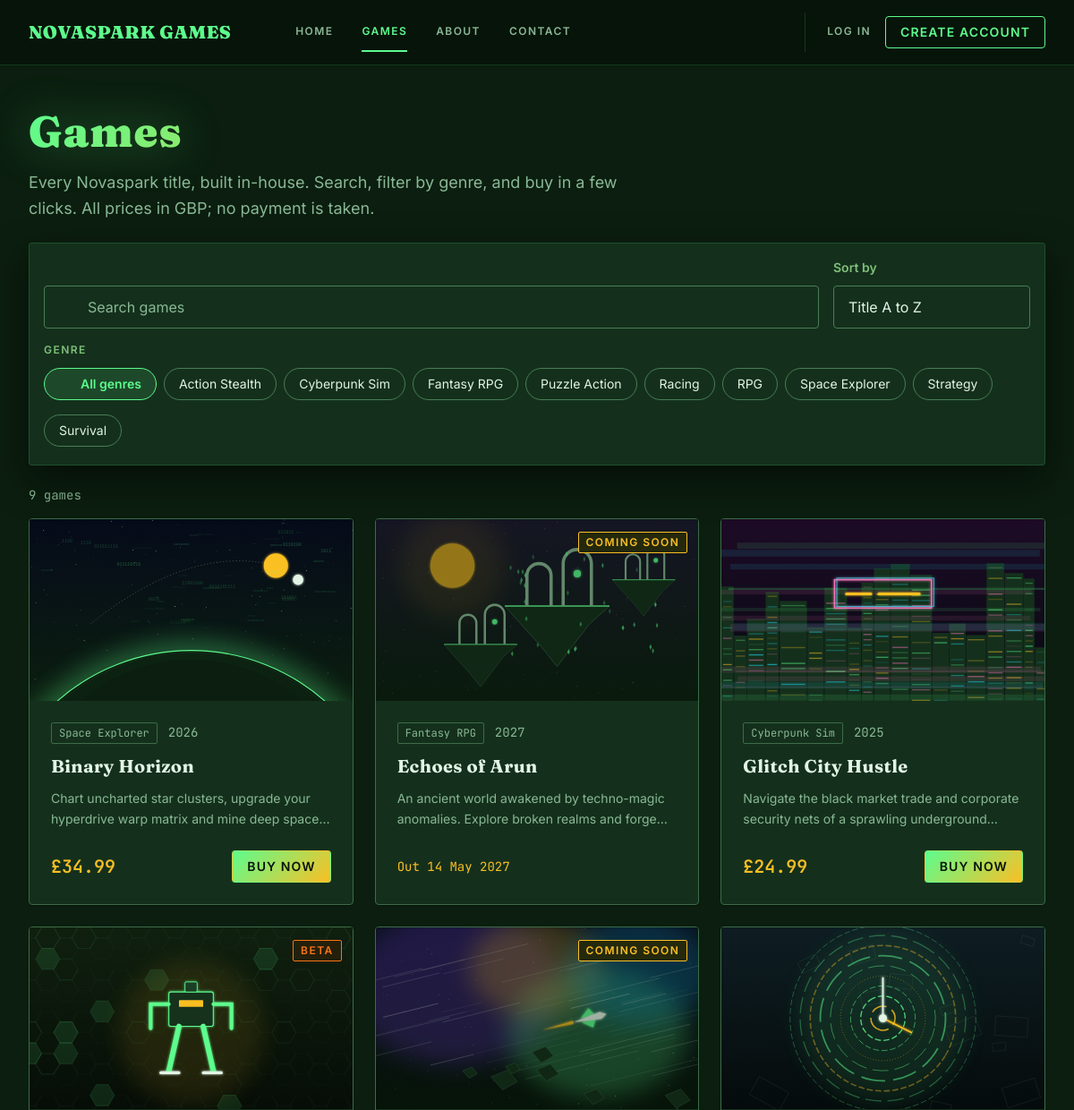
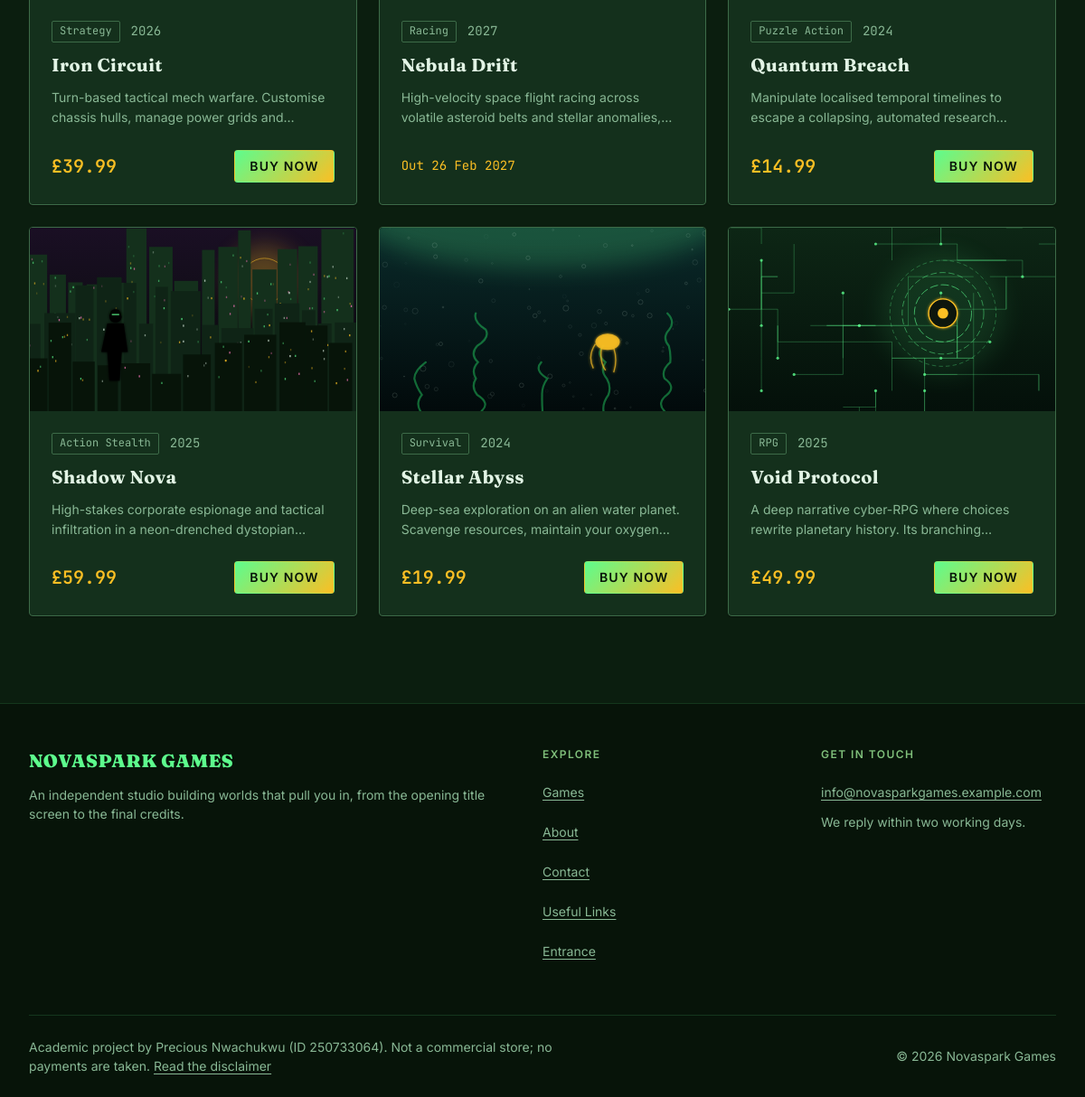
Screenshot of /games.php with the database file from the repository (2 pictures, top to bottom).
### tables this page shows
CREATE TABLE games (
    id           INT AUTO_INCREMENT PRIMARY KEY,
    title        VARCHAR(100)  NOT NULL,
    slug         VARCHAR(120)  NULL,
    genre        VARCHAR(50)   NOT NULL,
    price        DECIMAL(10,2) NOT NULL,
    description  TEXT          NOT NULL,
    release_year INT           NOT NULL,
    image_url    VARCHAR(255)  DEFAULT 'assets/img/games/fallback.svg',
    status       ENUM('available','coming_soon','beta','hidden') NOT NULL DEFAULT 'available',
    release_date DATE          NULL,
    platforms    VARCHAR(100)  NULL
);

### includes/db.php (called while the page is built, shortened)
<?php
function db(): PDO
{
    static $pdo = null;
    if ($pdo !== null) {
        return $pdo;
    }
    $options = [
        PDO::ATTR_ERRMODE            => PDO::ERRMODE_EXCEPTION,
        PDO::ATTR_DEFAULT_FETCH_MODE => PDO::FETCH_ASSOC,
        PDO::ATTR_EMULATE_PREPARES   => false,
    ];
    $dsn = sprintf(
        'mysql:host=%s;port=%s;dbname=%s;charset=utf8mb4',
        config('DB_HOST'),
        config('DB_PORT'),
        config('DB_NAME')
    );
    $pdo = new PDO($dsn, config('DB_USER'), config('DB_PASS'), $options);
    return $pdo;
}
function q(string $sql, array $params = []): PDOStatement
{
    $stmt = db()->prepare($sql);
    $stmt->execute($params);
    return $stmt;
}

### includes/helpers.php (called while the page is built, shortened)
<?php
require __DIR__ . '/db.php';
function e($value): string
{
    return htmlspecialchars((string) $value, ENT_QUOTES | ENT_SUBSTITUTE, 'UTF-8');
}
function money($amount): string
{
    return '£' . number_format((float) $amount, 2);
}
function fmt_date(?string $value): string
{
    $ts = strtotime($value);
    return $ts ? date('j M Y', $ts) : '';
}
function base_url(): string
{
    static $base = null;
    if ($base !== null) {
        return $base;
    }
    $script = realpath($_SERVER['SCRIPT_FILENAME'] ?? '') ?: '';
    $root   = realpath(APP_ROOT) ?: APP_ROOT;
    $name   = $_SERVER['SCRIPT_NAME'] ?? '/';
    if ($script !== '' && strpos($script, $root) === 0) {
        $inside = str_replace('\\', '/', substr($script, strlen($root)));
        if ($inside !== '' && substr($name, -strlen($inside)) === $inside) {
            return $base = rtrim(substr($name, 0, -strlen($inside)), '/') . '/';
        }
    }
    return $base = rtrim(dirname($name), '/\\') . '/';
}
function url(string $path = ''): string
{
    return base_url() . ltrim($path, '/');
}
function img_src(?string $src): string
{
    $src = trim((string) $src);
    return preg_match('#^https?://#i', $src) ? $src : url($src);
}
function can_buy(array $game): bool
{
    return in_array($game['status'], ['available', 'beta'], true);
}
require __DIR__ . '/icons.php';

### includes/components/game-card.php (the view, shortened to what this page needs)
<?php
function game_cover(array $game, string $class, int $w = 640, int $h = 360, bool $lazy = true): string
{
    $src = trim((string) ($game['image_url'] ?? ''));
    return '<img class="' . e($class) . '" src="' . e(img_src($src)) . '" alt="Cover art for ' . e($game['title']) . '"'
        . ' width="' . $w . '" height="' . $h . '"' . ($lazy ? ' loading="lazy" decoding="async"' : '')
        . ' data-fallback="' . e($game['title']) . '">';
}
function game_card(array $game, string $headingLevel = 'h3'): string
{
    $soon = $game['status'] === 'coming_soon';
    $link = url('game.php?id=' . (int) $game['id']);
    $html = '<article class="game-card' . ($soon ? ' game-card--soon' : '') . '">';
    $html .= '<div class="game-card__media">' . game_cover($game, 'game-card__img');
    if ($game['status'] !== 'available') {
        $html .= '<div class="game-card__badge">' . status_badge($game['status']) . '</div>';
    }
    $html .= '</div><div class="game-card__body">';
    $html .= '<p class="game-card__meta">' . genre_tag($game['genre']) . '<span class="mono">' . (int) $game['release_year'] . '</span></p>';
    $html .= '<' . $headingLevel . ' class="game-card__title"><a class="game-card__link" href="' . e($link) . '">' . e($game['title']) . '</a></' . $headingLevel . '>';
    $html .= '<p class="game-card__desc">' . e($game['description']) . '</p>';
    $html .= '<div class="game-card__footer">';
    if ($soon) {
        $html .= '<p class="game-card__release"><span class="visually-hidden">Release date: </span>'
            . ($game['release_date'] ? 'Out ' . e(fmt_date($game['release_date'])) : 'Coming soon') . '</p>';
    } else {
        $html .= '<p class="price">' . e(money($game['price'])) . '</p>';
        if (can_buy($game)) {
            $html .= '<a class="btn btn--primary btn--compact game-card__buy" href="' . e(url('checkout.php?game_id=' . (int) $game['id'])) . '">'
                . 'Buy now<span class="visually-hidden"> ' . e($game['title']) . '</span></a>';
        }
    }
    $html .= '</div></div></article>';
    return $html;
}
function game_grid(array $games): string
{
    $html = '<ul class="game-grid" role="list">';
    foreach ($games as $game) {
        $html .= '<li>' . game_card($game) . '</li>';
    }
    return $html . '</ul>';
}

### includes/components/badge.php (shortened to what this page needs)
<?php
function status_badge(string $status): string
{
    $variants = ['available' => 'success', 'coming_soon' => 'amber', 'beta' => 'warning', 'hidden' => 'muted'];
    $label = GAME_STATUSES[$status] ?? ucfirst($status);
    return '<span class="badge badge--' . ($variants[$status] ?? 'muted') . '">' . e($label) . '</span>';
}
function genre_tag(string $genre): string
{
    return '<span class="tag">' . e($genre) . '</span>';
}

### rows the page displays
games: image_url (picture), genre "Space Explorer", release_year "2026", title "Binary Horizon", description "Chart uncharted star clusters, upgrade your hyperdrive warp matrix and mine deep…", price "£34.99"
games: image_url (picture), status "COMING SOON", genre "Fantasy RPG", release_year "2027", title "Echoes of Arun", description "An ancient world awakened by techno-magic anomalies. Explore broken realms and…", release_date "14 May 2027"
games: image_url (picture), genre "Cyberpunk Sim", release_year "2025", title "Glitch City Hustle", description "Navigate the black market trade and corporate security nets of a sprawling…", price "£24.99"
games: image_url (picture), status "BETA", genre "Strategy", release_year "2026", title "Iron Circuit", description "Turn-based tactical mech warfare. Customise chassis hulls, manage power grids…", price "£39.99"
games: image_url (picture), status "COMING SOON", genre "Racing", release_year "2027", title "Nebula Drift", description "High-velocity space flight racing across volatile asteroid belts and stellar…", release_date "26 Feb 2027"
games: image_url (picture), genre "Puzzle Action", release_year "2024", title "Quantum Breach", description "Manipulate localised temporal timelines to escape a collapsing, automated…", price "£14.99"
games: image_url (picture), genre "Action Stealth", release_year "2025", title "Shadow Nova", description "High-stakes corporate espionage and tactical infiltration in a neon-drenched…", price "£59.99"
games: image_url (picture), genre "Survival", release_year "2024", title "Stellar Abyss", description "Deep-sea exploration on an alien water planet. Scavenge resources, maintain your…", price "£19.99"
games: image_url (picture), genre "RPG", release_year "2025", title "Void Protocol", description "A deep narrative cyber-RPG where choices rewrite planetary history. Its…", price "£49.99"

### other values shown
$label "HOME"
$label "GAMES"
$label "ABOUT"
$label "CONTACT"
$label "Sort by"
$g "Action Stealth"
$g "Cyberpunk Sim"
$g "Fantasy RPG"
$g "Puzzle Action"
$g "Racing"
$g "RPG"
$g "Space Explorer"
$g "Strategy"
$g "Survival"
$countText "9 games"
